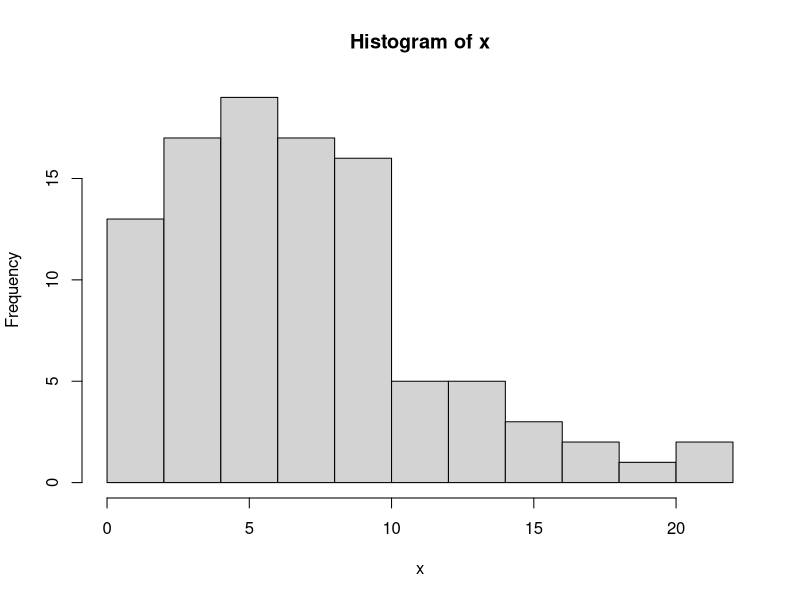

The R source for this figure:
## ---- chunk 1
set.seed(123)
n <- 100
x <- rgamma(n, shape = 2, scale = 4)
hist(x)
## ---- chunk 2
MASS::fitdistr(x, densfun = "gamma")
## ---- chunk 3
dfancy <- function(x, shape, scale, log = FALSE) {
  dgamma(x, shape = shape, scale = scale, log = log)
}

suppressWarnings(MASS::fitdistr(x, densfun = dfancy, start = list(shape = 10, scale = 20)))
## ---- chunk 4
nll <- function(shape, scale) -sum(dfancy(x, shape, scale, TRUE))
suppressWarnings(fit <- stats4::mle(nll, start = list(shape = 10, scale = 10)))
stats4::summary(fit)
## ---- chunk 5
# automatically create a bib database for R packages
knitr::write_bib(c(
  .packages(), 'bookdown', 'knitr', 'rmarkdown'
), 'packages.bib')
